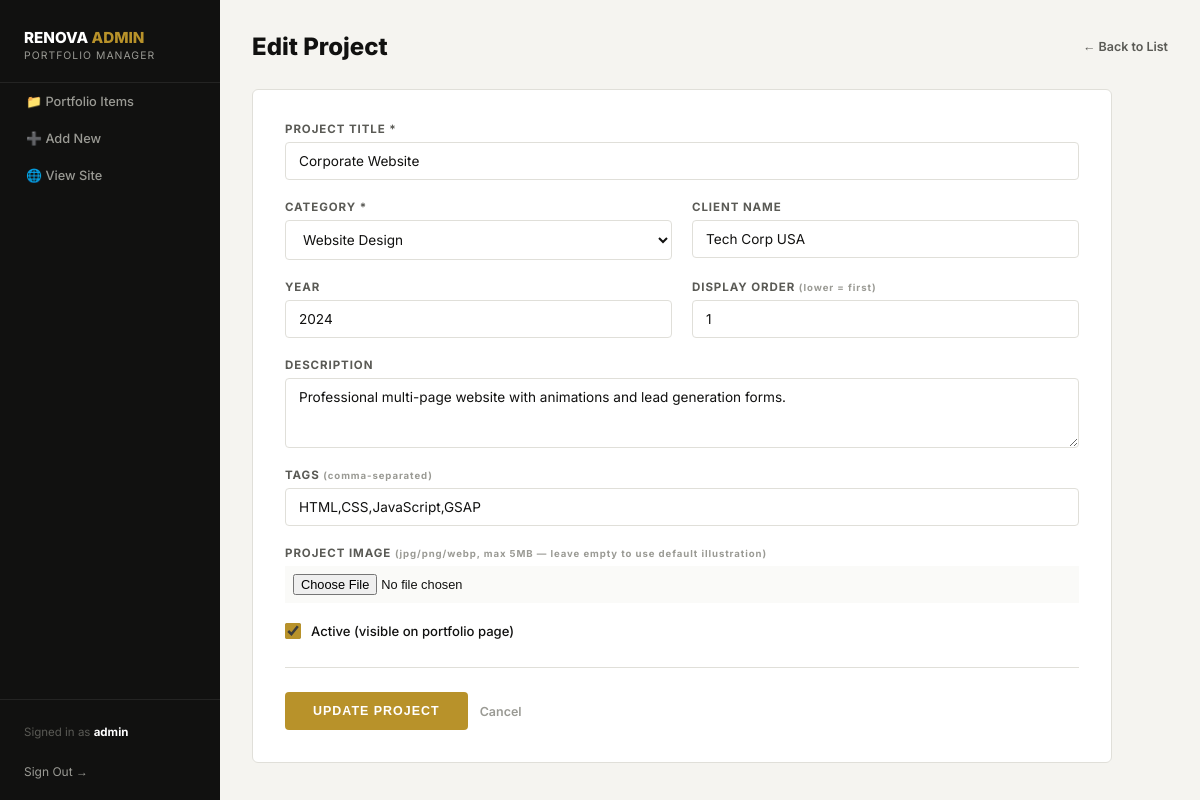
The page /admin/edit.php?id=1 (signed in) on the database its author committed.
### tables this page shows
CREATE TABLE IF NOT EXISTS portfolio_items (
  id          INT AUTO_INCREMENT PRIMARY KEY,
  title       VARCHAR(255)    NOT NULL,
  category    VARCHAR(50)     NOT NULL,
  description TEXT,
  image       VARCHAR(500)    DEFAULT NULL,
  client      VARCHAR(255)    DEFAULT NULL,
  year        YEAR            DEFAULT NULL,
  tags        VARCHAR(500)    DEFAULT NULL,
  status      TINYINT(1)      NOT NULL DEFAULT 1,
  sort_order  INT             NOT NULL DEFAULT 0,
  created_at  TIMESTAMP       DEFAULT CURRENT_TIMESTAMP,
  updated_at  TIMESTAMP       DEFAULT CURRENT_TIMESTAMP ON UPDATE CURRENT_TIMESTAMP
);

### admin/form_fields.php (the view)
<div class="form-grid">
  <div class="field full">
    <label>Project Title *</label>
    <input type="text" name="title" value="<?= htmlspecialchars($data['title'] ?? '') ?>" placeholder="e.g. Corporate Website Redesign" required />
  </div>
  <div class="field">
    <label>Category *</label>
    <select name="category">
      <?php
      $cats = ['website'=>'Website Design','branding'=>'Branding','mobile'=>'Mobile App','webapp'=>'Web Application','ecommerce'=>'E-Commerce','marketing'=>'SEO & Marketing'];
      foreach ($cats as $val => $lbl): ?>
        <option value="<?= $val ?>" <?= ($data['category']??'')===$val ? 'selected':'' ?>><?= $lbl ?></option>
      <?php endforeach; ?>
    </select>
  </div>
  <div class="field">
    <label>Client Name</label>
    <input type="text" name="client" value="<?= htmlspecialchars($data['client'] ?? '') ?>" placeholder="e.g. Tech Corp USA" />
  </div>
  <div class="field">
    <label>Year</label>
    <input type="number" name="year" value="<?= htmlspecialchars($data['year'] ?? date('Y')) ?>" min="2000" max="2099" />
  </div>
  <div class="field">
    <label>Display Order <small style="color:#9a9a94;text-transform:none;">(lower = first)</small></label>
    <input type="number" name="sort_order" value="<?= (int)($data['sort_order'] ?? 0) ?>" min="0" />
  </div>
  <div class="field full">
    <label>Description</label>
    <textarea name="description" rows="3" placeholder="Brief description of the project..."><?= htmlspecialchars($data['description'] ?? '') ?></textarea>
  </div>
  <div class="field full">
    <label>Tags <small style="color:#9a9a94;text-transform:none;">(comma-separated)</small></label>
    <input type="text" name="tags" value="<?= htmlspecialchars($data['tags'] ?? '') ?>" placeholder="e.g. PHP, MySQL, WordPress" />
  </div>
  <div class="field full">
    <label>Project Image <small style="color:#9a9a94;text-transform:none;">(jpg/png/webp, max 5MB — leave empty to use default illustration)</small></label>
    <input type="file" name="image" accept="image/*" />
  </div>
  <div class="field full">
    <label class="checkbox-label">
      <input type="checkbox" name="status" <?= ($data['status'] ?? 1) ? 'checked' : '' ?> />
      <span>Active (visible on portfolio page)</span>
    </label>
  </div>
</div>

### admin/admin_styles.php (style rules this page uses)
*, *::before, *::after { box-sizing:border-box; margin:0; padding:0; }
body { font-family:'Inter',sans-serif; background:#f5f4f0; color:#111110; min-height:100vh; }
.form-grid { display:grid; grid-template-columns:1fr 1fr; gap:20px; }
.field { display:flex; flex-direction:column; gap:6px; }
.field.full { grid-column:1/-1; }
label { font-size:.72rem; font-weight:700; text-transform:uppercase; letter-spacing:.08em; color:#5a5a55; }
input[type=text], input[type=number], select, textarea { padding:10px 13px; border:1px solid #e0dfd9; border-radius:4px; font-size:.85rem; font-family:inherit; color:#111110; outline:none; transition:border-color .2s; background:#fff; }
input[type=file] { padding:8px; background:#fafaf8; font-size:.8rem; }
textarea { resize:vertical; }
.checkbox-label { display:flex; align-items:center; gap:10px; cursor:pointer; font-size:.82rem; font-weight:500; text-transform:none; letter-spacing:0; color:#111110; }
.checkbox-label input { width:16px; height:16px; accent-color:#b8922a; }

### rows shown on the page
portfolio_items: title "Corporate Website", category "Website Design", client "Tech Corp USA", year "2024", sort_order "1", description "Professional multi-page website with animations and lead generation forms.", tags "HTML,CSS,JavaScript,GSAP", status "☑"

### other values the page prints
$_SESSION['admin_user'] "admin"
